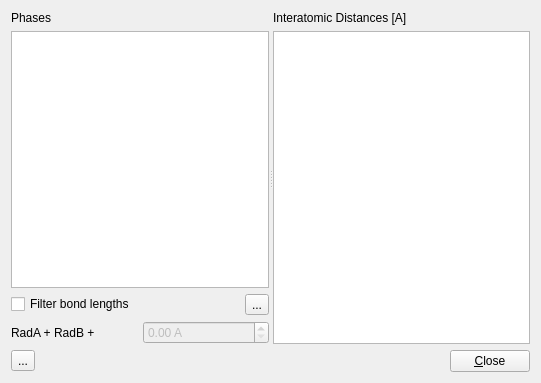
<?xml version="1.0" encoding="UTF-8"?>
<ui version="4.0">
 <class>BondLengthDialog</class>
 <widget class="QWidget" name="BondLengthDialog">
  <property name="geometry">
   <rect>
    <x>0</x>
    <y>0</y>
    <width>541</width>
    <height>383</height>
   </rect>
  </property>
  <property name="windowTitle">
   <string>Bond Lengths</string>
  </property>
  <layout class="QVBoxLayout" name="verticalLayout_3">
   <item>
    <widget class="QSplitter" name="splitter">
     <property name="sizePolicy">
      <sizepolicy hsizetype="Expanding" vsizetype="Expanding">
       <horstretch>0</horstretch>
       <verstretch>0</verstretch>
      </sizepolicy>
     </property>
     <property name="orientation">
      <enum>Qt::Horizontal</enum>
     </property>
     <widget class="QWidget" name="layoutWidget">
      <layout class="QVBoxLayout" name="verticalLayout">
       <item>
        <widget class="QLabel" name="label">
         <property name="text">
          <string>Phases</string>
         </property>
        </widget>
       </item>
       <item>
        <widget class="QListWidget" name="listWidgetPhases"/>
       </item>
       <item>
        <layout class="QHBoxLayout" name="horizontalLayout_3">
         <item>
          <widget class="QCheckBox" name="checkBoxFilter">
           <property name="toolTip">
            <string>Only show bond lengths close to the sum of the two ionic radii</string>
           </property>
           <property name="text">
            <string>Filter bond lengths</string>
           </property>
          </widget>
         </item>
         <item>
          <widget class="QToolButton" name="toolButtonUpdate">
           <property name="toolTip">
            <string>Re-calculate the bond lengths</string>
           </property>
           <property name="text">
            <string>...</string>
           </property>
           <property name="icon">
            <iconset theme="profex-refresh"/>
           </property>
          </widget>
         </item>
        </layout>
       </item>
       <item>
        <layout class="QHBoxLayout" name="horizontalLayout_2">
         <item>
          <widget class="QLabel" name="label_2">
           <property name="text">
            <string>RadA + RadB +</string>
           </property>
          </widget>
         </item>
         <item>
          <widget class="QDoubleSpinBox" name="doubleSpinBoxFilter">
           <property name="enabled">
            <bool>false</bool>
           </property>
           <property name="toolTip">
            <string>&lt;html&gt;&lt;head/&gt;&lt;body&gt;&lt;p&gt;Offset for filter radius.&lt;/p&gt;&lt;p&gt;When filtering, only bond length shorter than radius of atom A (RadA) + radius of atom B (RadB) + offset will be shown.&lt;/p&gt;&lt;p&gt;Default value is 0.2.&lt;/p&gt;&lt;/body&gt;&lt;/html&gt;</string>
           </property>
           <property name="suffix">
            <string> A</string>
           </property>
           <property name="maximum">
            <double>5.000000000000000</double>
           </property>
           <property name="singleStep">
            <double>0.100000000000000</double>
           </property>
          </widget>
         </item>
        </layout>
       </item>
      </layout>
     </widget>
     <widget class="QWidget" name="layoutWidget">
      <layout class="QVBoxLayout" name="verticalLayout_2">
       <item>
        <widget class="QLabel" name="labelTable">
         <property name="text">
          <string>Interatomic Distances [A]</string>
         </property>
        </widget>
       </item>
       <item>
        <widget class="QTableWidget" name="tableWidget"/>
       </item>
      </layout>
     </widget>
    </widget>
   </item>
   <item>
    <layout class="QHBoxLayout" name="horizontalLayout">
     <item>
      <widget class="QToolButton" name="toolButtonSaveData">
       <property name="toolTip">
        <string>Save data to disk</string>
       </property>
       <property name="text">
        <string>...</string>
       </property>
       <property name="icon">
        <iconset theme="profex-save-as"/>
       </property>
      </widget>
     </item>
     <item>
      <spacer name="horizontalSpacer">
       <property name="orientation">
        <enum>Qt::Horizontal</enum>
       </property>
       <property name="sizeHint" stdset="0">
        <size>
         <width>40</width>
         <height>20</height>
        </size>
       </property>
      </spacer>
     </item>
     <item>
      <widget class="QPushButton" name="pushButton">
       <property name="text">
        <string>&amp;Close</string>
       </property>
      </widget>
     </item>
    </layout>
   </item>
  </layout>
 </widget>
 <resources/>
 <connections>
  <connection>
   <sender>pushButton</sender>
   <signal>clicked()</signal>
   <receiver>BondLengthDialog</receiver>
   <slot>close()</slot>
   <hints>
    <hint type="sourcelabel">
     <x>164</x>
     <y>372</y>
    </hint>
    <hint type="destinationlabel">
     <x>341</x>
     <y>236</y>
    </hint>
   </hints>
  </connection>
  <connection>
   <sender>toolButtonSaveData</sender>
   <signal>clicked()</signal>
   <receiver>BondLengthDialog</receiver>
   <slot>saveData()</slot>
   <hints>
    <hint type="sourcelabel">
     <x>32</x>
     <y>371</y>
    </hint>
    <hint type="destinationlabel">
     <x>60</x>
     <y>275</y>
    </hint>
   </hints>
  </connection>
  <connection>
   <sender>listWidgetPhases</sender>
   <signal>currentRowChanged(int)</signal>
   <receiver>BondLengthDialog</receiver>
   <slot>updateTable()</slot>
   <hints>
    <hint type="sourcelabel">
     <x>120</x>
     <y>113</y>
    </hint>
    <hint type="destinationlabel">
     <x>1</x>
     <y>117</y>
    </hint>
   </hints>
  </connection>
  <connection>
   <sender>checkBoxFilter</sender>
   <signal>toggled(bool)</signal>
   <receiver>doubleSpinBoxFilter</receiver>
   <slot>setEnabled(bool)</slot>
   <hints>
    <hint type="sourcelabel">
     <x>90</x>
     <y>239</y>
    </hint>
    <hint type="destinationlabel">
     <x>155</x>
     <y>277</y>
    </hint>
   </hints>
  </connection>
  <connection>
   <sender>toolButtonUpdate</sender>
   <signal>clicked()</signal>
   <receiver>BondLengthDialog</receiver>
   <slot>updateData()</slot>
   <hints>
    <hint type="sourcelabel">
     <x>240</x>
     <y>241</y>
    </hint>
    <hint type="destinationlabel">
     <x>228</x>
     <y>356</y>
    </hint>
   </hints>
  </connection>
 </connections>
 <slots>
  <slot>updateTable()</slot>
  <slot>saveData()</slot>
  <slot>updateData()</slot>
 </slots>
</ui>
